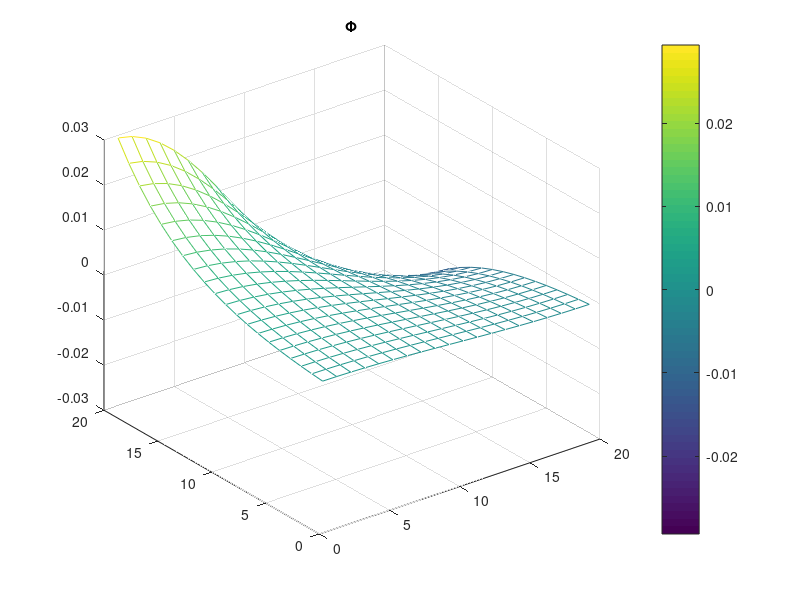
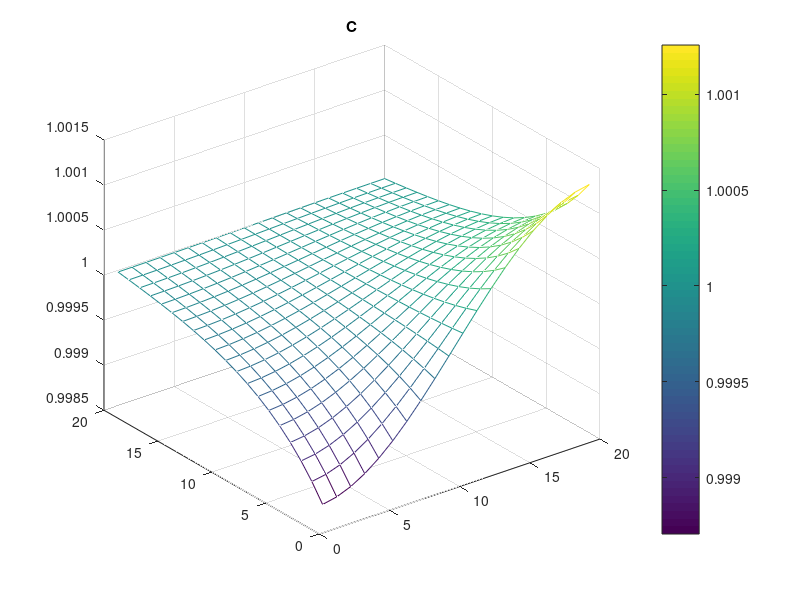
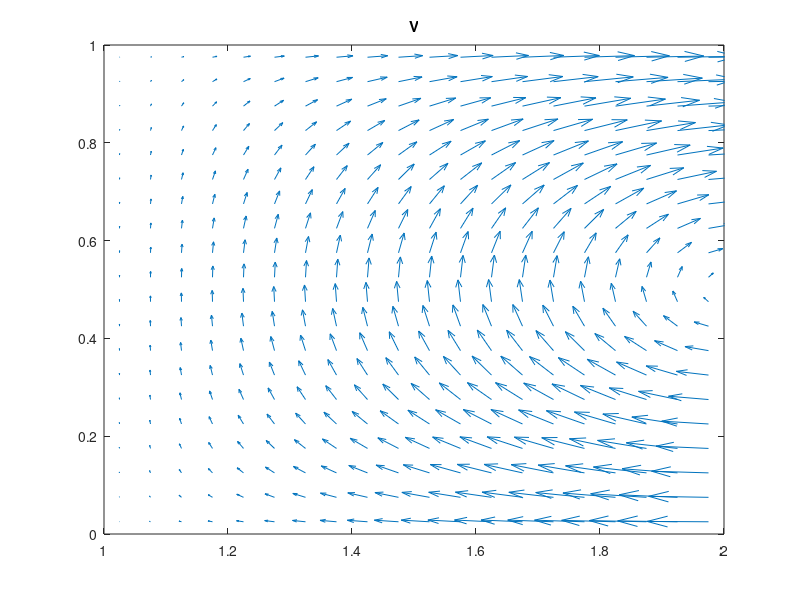
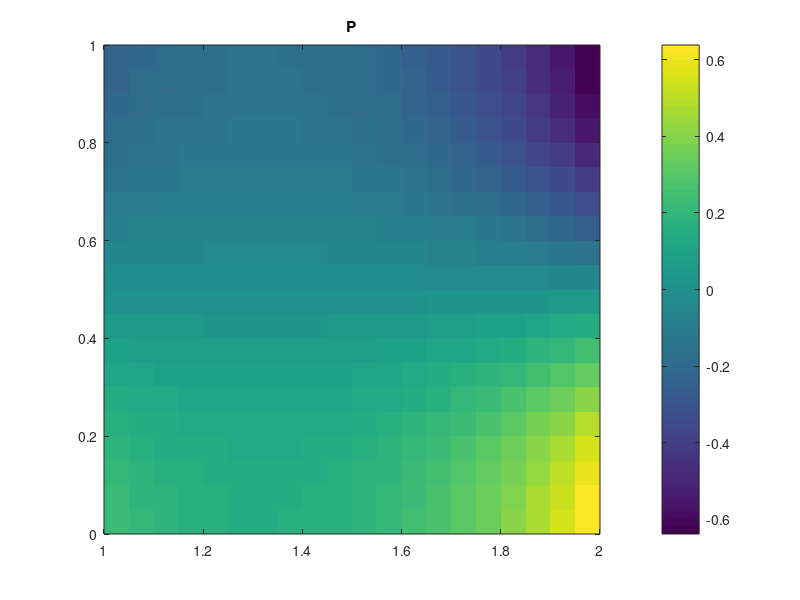

These charts were generated, in order, by the following MATLAB code:
% The main solver code.
function main
    % clc;
    % Physical quantities
    alpha = 1; % Peclet number
    beta = 0.1; % Applied electric field
    vel = 0.1; % Particle velocity 
    
    % Grid creation
    x = 1:.05:2;
    y = 0:.05:1;
    [sz, Xc, Yc, Xx, Yx, Xy, Yy, Xi, Yi] = create_grids(x, y);
    Ic = interior(sz + 2);
    [Ju Iu Jd Id Jl Il Jr Ir] = boundary(Ic);
    K  = [Ju Iu; Jd Id; Jl Il; Jr Ir]; % (Xc, Yc)
    
    [Jux Iux Jdx Idx Jlx Ilx Jrx Irx] = boundary(interior(sz + [1 2]));
    Kx = [Jux Iux; Jdx Idx; Jlx Ilx; Jrx Irx]; % (Xx, Yx)
    Mx = [0*Jux+1, 0*Iux-1; 0*Jdx+1, 0*Idx-1; ...
          0*Jlx+1, 0*Ilx; 0*Jrx+1 0*Irx];
    % Up/Down: Neumann = 0/0.
    % Left/Right: Dirichlet = 0/cos(theta)
    
    [Juy Iuy Jdy Idy Jly Ily Jry Iry] = boundary(interior(sz + [2 1]));
    Ky = [Juy Iuy; Jdy Idy; Jly Ily; Jry Iry]; % (Xy, Yy)
    My = [0*Juy+1, 0*Iuy; 0*Jdy+1, 0*Idy; ...
          0*[Jly, Ily; Jry, Iry]+0.5];
    % Up/Down: Dirichlet = 0/0
    % Left/Right: Average Dirichlet = Slip/sin(theta)
    
    % Guess initial values for all variables
    Phi = randn(sz);
    C = rand(sz);
    Vx = randn(sz - [1 0]);
    Vy = randn(sz - [0 1]);
    P = randn(sz);
    
    % Iterations
    iters = [1 2 10];
    L = laplacian(Ic, Xc, Yc);
    [Gx_p, L_vx0, Gx_vx0] = stokes1(1, Xx, Yx, Xi, Yi);
    [Gy_p, L_vy0, Gy_vy0] = stokes1(2, Xy, Yy, Xi, Yi);
    
    [L_vx] = subst_lhs(L_vx0, Kx, Mx);
    [L_vy] = subst_lhs(L_vy0, Ky, My);
    [Gx_vx] = subst_lhs(Gx_vx0, Kx, Mx);
    [Gy_vy] = subst_lhs(Gy_vy0, Ky, My);

    A1 = [L_vx, sparse(size(L_vx, 1), size(L_vy, 2)), -Gx_p; ...
         sparse(size(L_vy, 1), size(L_vx, 2)), L_vy, -Gy_p; ...
         Gx_vx, Gy_vy, sparse(prod(sz), prod(sz))];
    [Mr, Mb] = stokes_vanka_redblack(sz, A1);

    VxL = zeros(1, size(Vx, 2));
    VxR = zeros(1, size(Vx, 2)) - vel*cos(Yx(end, 2:end-1)*pi);
    VyU = zeros(size(Vy, 1), 1);
    VyD = zeros(size(Vy, 1), 1);

    Cl = exp(-Phi(1, :));
    Cr = 0*Cl + exp(-0);
    for iter = 1:5000
        %%% Laplace equation (for Phi)
        if iters(3)
            C0 = [Cl; C; Cr]; % Expand C with ghost points
            A = laplacian(Ic, Xc, Yc, [C0(:, 1), C0, C0(:, end)]);
            % Up/Down: symmetry - Neumann. Left: Dirichlet. Right: Neumann (field).
            M = [0*Ju+1 0*Iu-1; 0*Jd+1 0*Id-1; 0*Jl+1 0*Il; 0*Jr+1 0*Ir-1];
            u = [0*[Ju; Jd]; -log(col(C(1, :))); ...
                beta * (Xc(Jr) - Xc(Ir)) .* cos(Yc(Jr) * pi)];
            [A, f] = subst(A, zeros(sz), K, M, u);
            [Phi, res3] = iterate(Phi, A, f, iters(3));
            Cl = exp(-Phi(1, :));
        end
        %%% Diffusion-advection (for C)        
        if iters(2)
            % Up/Down: symmetry - Neumann. Left: Dirichlet. Right: Dirichlet.
            M = [0*Ju+1 0*Iu-1; 0*Jd+1 0*Id-1; 0*Jl+1 0*Il; 0*Jr+1 0*Ir];
            u = [0*[Ju; Jd]; Cl(:); Cr(:)];

            A = advection(Ic, Xc, Yc, [VxL; Vx; VxR], [VyD, Vy, VyU], 'central');        
            [A, f] = subst(L - alpha*A, zeros(sz), K, M, u);
            [C, res2] = iterate(C, A, f, iters(2));
        end        
        %%% Stokes equation (for Vx, Vy, P)
        if iters(1)
            Fx = shave(Xx, 1, 1) * 0;
            Fy = shave(Yy, 1, 1) * 0;
            div = zeros(sz);

            %    Neumann (U/D)     Dirichlet (L/R)
            ux = [[0*Jux; 0*Jdx]; [VxL(:); VxR(:)]];
            [Fx] = subst_rhs(L_vx0, Fx, Kx, Mx, ux);
            [div] = subst_rhs(Gx_vx0, div, Kx, Mx, ux);
            
            %    Dirichlet (U/D)   Av. Dirichlet (L/R)  [TODO]
            uy = [[VyU(:); VyD(:)]; [0*Jly; 0*Jry]];
            [Fy] = subst_rhs(L_vy0, Fy, Ky, My, uy);
            [div] = subst_rhs(Gy_vy0, div, Ky, My, uy);

            f1 = [Fx; Fy; div];

            z = [Vx(:); Vy(:); P(:)];
            for k = 1:iters(1)
                r = f1 - A1*z;    z = z + Mr*r; 
                r = f1 - A1*z;    z = z + Mb*r;
            end
            res1 = r;
            Vx = reshape(z(1:numel(Fx)), sz - [1 0]);
            Vy = reshape(z((1:numel(Fy)) + numel(Fx)), sz - [0 1]);
            P = reshape(z((1 + numel(Fx) + numel(Fy)):end), sz);
            P = P - mean(P(:)); % re-normalize P
        end
    end
    
    % Results
%     Phi, C, Vx, Vy, P
    figure(1); 
    mesh(Phi); colorbar; title('\Phi')
    
    figure(2); 
    mesh(C); colorbar; title('C')

    figure(3); 
    quiver(Xi, Yi, ...
        average([VxL; Vx; VxR], [1;1]/2), ...
        average([VyD, Vy, VyU], [1 1]/2), 0); title('V')
    axis([1 2 0 1])

    figure(4); 
    imagesc(average(x, [1 1]/2), average(y, [1 1]/2), P.'); 
    colorbar; title('P')
    set(gca, 'YDir', 'normal');
    save results
    norm(res1, inf)
    norm(res2, inf)
    norm(res3, inf)
end

function A = shave(A, rows, cols)
    A = A(1+rows : end-rows, 1+cols : end-cols);
end

function [x, r] = iterate(x, A, f, N)
    sz = size(x);
    x = x(:);
    for i = 1:N
        r = f - A * x;
        x = x + dinv(A) * r;
    end
    x = reshape(x, sz);
end

function [M1, M2] = stokes_vanka_redblack(sz, A)
    K = 1:prod(sz);
    K = K(:);
    [I, J] = ind2sub(sz, K);
    
    % Same indices for variables and equations.
    % CR: make this offset hack better.
    V = [[index(sz - [1 0], I-1, J), index(sz - [1 0], I, J)], ...
         [index(sz - [0 1], I, J-1), index(sz - [0 1], I, J)] + prod(sz - [1 0]), ...
         K + prod(sz - [1 0]) + prod(sz - [0 1])];
    
    K = logical(mod(I - J, 2)); 
    V1 = arr2cell(V( K, :)); % odd
    V2 = arr2cell(V(~K, :)); % even
    
    M1 = vanka(A, V1, V1);
    M2 = vanka(A, V2, V2);

    function C = arr2cell(A)
        C = cell(size(A, 1), 1);
        for k = 1:numel(C)
            a = A(k, :);
            a = a(~isnan(a));
            C{k} = a(:);
        end
    end

    function K = index(sz, I, J)
        Q = (1 <= I) & (I <= sz(1)) & (1 <= J) & (J <= sz(2));
        K = nan(size(Q));
        K(Q) = sub2ind(sz, I(Q), J(Q));
    end

end

% Vanka-type smoother construction.
function [M] = vanka(A, V, E)

    % V is a cell array, whose k-th entry contains k-th subdomain indices
    nonzeros = 0;
    for k = 1:numel(V)
        nonzeros = nonzeros + numel(V{k}).^2;
    end
    % Preallocate memory for non-zeroes
    inverses = zeros(nonzeros, 1);
    indices = zeros(size(inverses));

    sz = size(A); % Pre-compute A size
    offset = 0;
    for k = 1:numel(V)
         % Process current index set:
        J = col(V{k});
        I = col(E{k});
        N = numel(J); 
        % Invert current submatrix
        inverses( offset + (1:N^2) ) = inv( A(I, J) );
        % Save its indices at A
        indices( offset + (1:N^2) ) = index_ndgrid(sz, J, I);
        offset = offset + N^2;
    end
    % Construct sparse matrix M for pre-conditioning
    M = mksparse(sz, indices, inverses);

    % r = f - Ax
    % x' = x + M r 
    % x' = (I - MA)x + Mf
    % x' = Tx + d
end

function K = index_ndgrid(sz, I, J)
    [I, J] = ndgrid(I, J);
    K = sub2ind(sz, I, J);
end
function S = mksparse(sz, indices, values)
    [I, J] = ind2sub(sz, indices);
    S = sparse(I, J, values, sz(1), sz(2));
end

% Construct Stokes equation for specified dimension.
function [Gp, Lv, Gv] = stokes1(dim, Xs, Ys, X, Y)
    sz = size(0*Xs + 0*Ys);
    I = interior(sz);
    Lv = laplacian(I, Xs, Ys);
    % full(Lv)
    dir = (1:numel(sz)) == dim;
    K = I | shift(I, -dir); % add first row/column
    Gv = gradient(K, Xs, Ys, dir);
    % full(Gv)
    I = true(size(0*X+0*Y));
    K = I & shift(I, -dir); % remove last row/column
    Gp = gradient(K, X, Y, dir);
    % full(Gp)
end

% Sparse gradient operator.
function G = gradient(K, X, Y, dir)
    sz = size(K);
    [I, J] = ind2sub(sz, find(K));
    K1 = sub2ind(sz, I, J);
    K2 = sub2ind(sz, I + dir(1), J + dir(2));
    K0 = sub2ind(sz - dir, I, J);
    switch find(dir)
        case 1, D = X(K2) - X(K1);
        case 2, D = Y(K2) - Y(K1);
    end
    G = sparse([1:numel(K0), 1:numel(K0)], [K1 K2], 1./[-D D], ...
        numel(K0), prod(sz));
end

function [Ju Iu Jd Id Jl Il Jr Ir] = boundary(I)
    Jl = find(  shift(I, [-1, 0]) & ~I ); 
    Il = find( ~shift(I, [+1, 0]) &  I ); 
    Jr = find(  shift(I, [+1, 0]) & ~I ); 
    Ir = find( ~shift(I, [-1, 0]) &  I ); 
    Jd = find(  shift(I, [0, -1]) & ~I ); 
    Id = find( ~shift(I, [0, +1]) &  I ); 
    Ju = find(  shift(I, [0, +1]) & ~I ); 
    Iu = find( ~shift(I, [0, -1]) &  I ); 
end

function I = shift(I, Q)

    sz = size(I);
    Qp = max(Q, 0); % positive shifts
    Qn = min(Q, 0); % negative shifts

    I = [zeroes(Q(1), size(I, 2)); ...
         I(1-Qn(1):end-Qp(1), :); ...
         zeroes(-Q(1), size(I, 2))];

    I = [zeroes(size(I, 1), Q(2)), ...
         I(:, 1-Qn(2):end-Qp(2)), ...
         zeroes(size(I, 1), -Q(2))];

    function Z = zeroes(n, m)
        Z = false(min(max([n m], 0), sz));
    end

end

% Substitude Mx(K)=u into Ax=f, removing eliminated variables.
% The first coordinate for each M's row is eliminated.
% In addition, all zero columns are eliminated from A.
function [A, f] = subst(A, f, K, M, u)
    f = subst_rhs(A, f, K, M, u);
    A = subst_lhs(A, K, M);
end

function [A] = subst_lhs(A, K, M)

    P = K(:, 1); % P is to-be-eliminated variable vector
    K(:, 1) = []; % K now contains dependent variables
    S = diag(1 ./ M(:, 1)); % Rescaling according to first coordinate

    n = size(A, 2); % n = # of variables.
    
    M = S * M(:, 2:end);
    T = sparse(repmat(P, 1, size(K, 2)), K, M, n, n);
    A = A - A * T;
    A(:, P) = [];

    A(:, ~any(A, 1)) = [];
end

function [f] = subst_rhs(A, f, K, M, u)

    P = K(:, 1); % P is to-be-eliminated variable vector
    S = diag(1 ./ M(:, 1)); % Rescaling according to first coordinate

    u = S * u(:);
    f = f(:) - A(:, P) * u;
end

function I = interior(sz)
    % Array of true values
    I = true(sz);
    % Exclude boundary points' indices (special handling of 1D)
    I([1 sz(1)], :) = false;
    I(:, [1 sz(2)]) = false; 
end

% Laplacian discretization using sparse matrix
function A = laplacian(interior, X, Y, C)    
    sz = size(interior);
    N = prod(sz);
    if nargin < 4
        C = ones(sz); % Assume uniform C
    end

    ind = @(I, J) sub2ind(sz, I, J);
    K = find(interior); % Fill only interior points
    K = K(:);
    [I, J] = ind2sub(sz, K);
    Dp = repmat([1 0 -1], [numel(K) 1]); 
    % NOTE: The stencil is constructed as: [forward, middle, backward] coefficients.
    Ip = repmat(I, [1 3]);
    Jp = repmat(J, [1 3]);

    % Build 2D sparse matrix L = "Dxx/Mxx" + "Dyy/Myy":

    % for X
    Kr = ind(I+1, J); % Left
    Kl = ind(I-1, J); % Right
    Dxx = ... % Laplacian stencil in X direction
     col(( C(Kr) + C(K) ) ./ (( X(Kr) - X(K) ))) * [1 -1 0] -  ...
     col(( C(K) + C(Kl) ) ./ (( X(K) - X(Kl) ))) * [0 1 -1];
    P = ind(Ip + Dp, Jp); % column indices
    Dxx = sparse(repmat((1:numel(K))', [1 3]), P, Dxx, numel(K), N);
    % The denumerator is separated, for A to be symmetric
    % (since the original operator is self-adjoint).
    Mxx = sparse(1:numel(K), 1:numel(K), (X(Kr) - X(Kl)), numel(K), numel(K));
    % Laplacian for X direction is (pinv(Mxx) * Dxx)

    % for Y
    Ku = ind(I, J+1); % Up
    Kd = ind(I, J-1); % Down
    Dyy = ... % Laplacian stencil in Y direction
     col(( C(Ku) + C(K) ) ./ (( Y(Ku) - Y(K) ))) * [1 -1 0] -  ...
     col(( C(K) + C(Kd) ) ./ (( Y(K) - Y(Kd) ))) * [0 1 -1];
    P = ind(Ip, Jp + Dp); % column indices
    Dyy = sparse(repmat((1:numel(K))', [1 3]), P, Dyy, numel(K), N);
    % The denumerator is separated, for A to be symmetric
    % (since the original operator is self-adjoint).
    Myy = sparse(1:numel(K), 1:numel(K), (Y(Ku) - Y(Kd)), numel(K), numel(K));
    % Laplacian for Y direction is (pinv(Myy) * Dyy)

    % % The actual Laplacian matrix is:
    % A = dinv(Mxx) * Dxx + dinv(Myy) * Dyy;

    % Pre-multiply it by (Mxx * Myy) for symmetry of A.
    M = Mxx * Myy;
    L = Myy * Dxx + Mxx * Dyy;
    A = dinv(M) * L;
end

% Diffusion advection discretization using sparse matrix
function A = advection(interior, X, Y, Vx, Vy, method)    
    sz = size(interior);
    N = numel(interior);

    ind = @(I, J) sub2ind(sz, I, J);
    K = find(interior); % Fill only interior points
    K = K(:);
    [I, J] = ind2sub(sz, K);
    Dp = repmat([1 0 -1], [numel(K) 1]); 
    % NOTE: The stencil is constructed as: [forward, middle, backward] coefficients.
    Ip = repmat(I, [1 3]);
    Jp = repmat(J, [1 3]);
    Kp = repmat(K, [1 3]); % interior variables' indices, for 1D stencil

    switch method
        case 'upwind'
            Dx = sparse(N, N);
            if sz(1) > 1 % for X
                Kr = ind(I+1, J); % Left
                Kl = ind(I-1, J); % Right
                P = ind(Ip + Dp, Jp); % column indices
                Dx_r = sparse(K, K, 1./(X(Kr) - X(K)), N, N) * ...
                       sparse(Kp, P, ones(size(K)) * [1 -1 0], N, N);
                Dx_l = sparse(K, K, 1./(X(K) - X(Kl)), N, N) * ...
                       sparse(Kp, P, ones(size(K)) * [0 1 -1], N, N);
                % Find upstream direction
                Sx = sign(convn(Vx, [1; 1]/2, 'valid'));
                Dx = sparse(K, K, (Sx > 0) .* Vx(1:end-1, :), N, N) * Dx_l + ...
                     sparse(K, K, (Sx < 0) .* Vx(2:end,   :), N, N) * Dx_r;
            end
            Dy = sparse(N, N);
            if sz(2) > 1 % for Y
                Ku = ind(I, J+1); % Up
                Kd = ind(I, J-1); % Down
                P = ind(Ip, Jp + Dp); % column indices
                Dy_u = sparse(K, K, 1./(Y(Ku) - Y(K)), N, N) * ...
                     sparse(Kp, P, ones(size(K)) * [1 -1 0], N, N);
                Dy_d = sparse(K, K, 1./(Y(K) - Y(Kd)), N, N) * ...
                     sparse(Kp, P, ones(size(K)) * [0 1 -1], N, N);
                % Find upstream direction
                Sy = sign(convn(Vy, [1, 1]/2, 'valid'));
                Dy = sparse(K, K, (Sy > 0) .* Vy(:, 1:end-1), N, N) * Dy_d + ...
                     sparse(K, K, (Sy < 0) .* Vy(:, 2:end  ), N, N) * Dy_u;
            end

        case 'central'
            Dx = sparse(N, N);
            if sz(1) > 1 % for X
                Kr = ind(I+1, J); % Left
                Kl = ind(I-1, J); % Right
                P = ind(Ip + Dp, Jp); % column indices
                Vx = convn(Vx, [1; 1]/2, 'valid');
                Dx = sparse(K, K, Vx(:)./(X(Kr) - X(Kl)), N, N) * ...
                     sparse(Kp, P, ones(size(K)) * [1 0 -1], N, N);
            end
            Dy = sparse(N, N);
            if sz(2) > 1 % for Y
                Ku = ind(I, J+1); % Up
                Kd = ind(I, J-1); % Down
                P = ind(Ip, Jp + Dp); % column indices
                Vy = convn(Vy, [1, 1]/2, 'valid');
                Dy = sparse(K, K, Vy(:)./(Y(Ku) - Y(Kd)), N, N) * ...
                     sparse(Kp, P, ones(size(K)) * [1 0 -1], N, N);
            end

        otherwise
            error('Unsupported %s!', method)
    end

    A = Dx + Dy;
    A = A(interior, :);
end

function [sz, Xc, Yc, Xx, Yx, Xy, Yy, Xi, Yi] = create_grids(x, y, verbose)
    x = x(:); y = y(:); sz = [numel(x) numel(y)] - 1;
    % extended grid (for ghost points)
    xg = [2*x(1) - x(2); x; 2*x(end) - x(end-1)];
    yg = [2*y(1) - y(2); y; 2*y(end) - y(end-1)];
    % cell-centered coordinates
    xc = average(xg, [1; 1]/2);
    yc = average(yg, [1; 1]/2);
    % NDGRID convention
    [Xc, Yc] = ndgrid(xc, yc);
    [Xx, Yx] = ndgrid(xg(2:end-1), yc);
    [Xy, Yy] = ndgrid(xc, yg(2:end-1));
    [Xi, Yi] = ndgrid(xc(2:end-1), yc(2:end-1));

    if nargin > 2 && verbose        
        plot(Xc(:), Yc(:), '.', Xi(:), Yi(:), 'o', ...
             Xx(:), Yx(:), '>', Xy(:), Yy(:), '^');
        set(gca, 'XTick', x, 'YTick', y, 'XGrid', 'on', 'YGrid', 'on');
        axis square; 
    end
end

function A = average(A, h)
    A = convn(A, h, 'valid');
end

% R = pseudo-inverse of diag(A).
function R = dinv(A)
    d = full(diag(A));
    I = find(d);
    d(I) = 1 ./ d(I);
    N = numel(d);
    R = sparse(1:N, 1:N, d);
end

% Converts x to a column vector = x(:)
function x = col(x)
    x = x(:);
end
